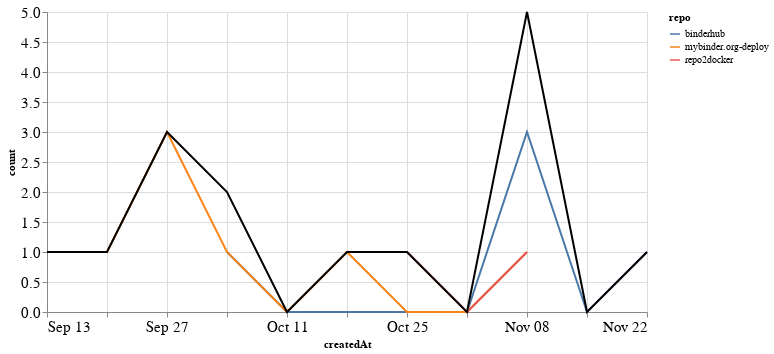

Notebook source saved alongside this figure:
### Markdown cell above
## PRs

### Code cell
prs_time = prs.groupby('repo').resample('W', on='createdAt').count()['author'].reset_index()
prs_time = prs_time.rename(columns={'author': 'count'})
prs_time_total = prs_time.groupby('createdAt').agg({"count": "sum"}).reset_index()

ch1 = alt.Chart(prs_time, width=600).mark_line().encode(
    x='createdAt',
    y='count',
    color='repo',
    tooltip="repo"
)

ch2 = alt.Chart(prs_time_total, width=600).mark_line(color="black").encode(
    x='createdAt',
    y='count',
)

ch1 + ch2

### Figure 1 — Vega-Lite specification as saved in the notebook (floating-point values rounded to 4 significant figures)
{"config": {"axisLeft": {"labelFontSize": 15}, "axisBottom": {"labelFontSize": 15}}, "layer": [{"data": {"name": "data-5ea7efff5897310d77c92ed0212b64d6"}, "mark": "line", "encoding": {"color": {"type": "nominal", "field": "repo"}, "tooltip": {"type": "nominal", "field": "repo"}, "x": {"type": "temporal", "field": "createdAt"}, "y": {"type": "quantitative", "field": "count"}}, "width": 600}, {"data": {"name": "data-71d91bbff8f1617eb2495d18dd8b2d1c"}, "mark": {"type": "line", "color": "black"}, "encoding": {"x": {"type": "temporal", "field": "createdAt"}, "y": {"type": "quantitative", "field": "count"}}, "width": 600}], "$schema": "https://vega.github.io/schema/vega-lite/v4.8.1.json", "datasets": {"data-5ea7efff5897310d77c92ed0212b64d6": [{"repo": "binderhub", "createdAt": "2020-10-04T00:00:00", "count": 1}, {"repo": "binderhub", "createdAt": "2020-10-11T00:00:00", "count": 0}, {"repo": "binderhub", "createdAt": "2020-10-18T00:00:00", "count": 0}, {"repo": "binderhub", "createdAt": "2020-10-25T00:00:00", "count": 0}, {"repo": "binderhub", "createdAt": "2020-11-01T00:00:00", "count": 0}, {"repo": "binderhub", "createdAt": "2020-11-08T00:00:00", "count": 3}, {"repo": "binderhub", "createdAt": "2020-11-15T00:00:00", "count": 0}, {"repo": "binderhub", "createdAt": "2020-11-22T00:00:00", "count": 1}, {"repo": "mybinder.org-deploy", "createdAt": "2020-09-13T00:00:00", "count": 1}, {"repo": "mybinder.org-deploy", "createdAt": "2020-09-20T00:00:00", "count": 1}, {"repo": "mybinder.org-deploy", "createdAt": "2020-09-27T00:00:00", "count": 3}, {"repo": "mybinder.org-deploy", "createdAt": "2020-10-04T00:00:00", "count": 1}, {"repo": "mybinder.org-deploy", "createdAt": "2020-10-11T00:00:00", "count": 0}, {"repo": "mybinder.org-deploy", "createdAt": "2020-10-18T00:00:00", "count": 1}, {"repo": "mybinder.org-deploy", "createdAt": "2020-10-25T00:00:00", "count": 0}, {"repo": "mybinder.org-deploy", "createdAt": "2020-11-01T00:00:00", "count": 0}, {"repo": "mybinder.org-deploy", "createdAt": "2020-11-08T00:00:00", "count": 1}, {"repo": "repo2docker", "createdAt": "2020-10-25T00:00:00", "count": 1}, {"repo": "repo2docker", "createdAt": "2020-11-01T00:00:00", "count": 0}, {"repo": "repo2docker", "createdAt": "2020-11-08T00:00:00", "count": 1}], "data-71d91bbff8f1617eb2495d18dd8b2d1c": [{"createdAt": "2020-09-13T00:00:00", "count": 1}, {"createdAt": "2020-09-20T00:00:00", "count": 1}, {"createdAt": "2020-09-27T00:00:00", "count": 3}, {"createdAt": "2020-10-04T00:00:00", "count": 2}, {"createdAt": "2020-10-11T00:00:00", "count": 0}, {"createdAt": "2020-10-18T00:00:00", "count": 1}, {"createdAt": "2020-10-25T00:00:00", "count": 1}, {"createdAt": "2020-11-01T00:00:00", "count": 0}, {"createdAt": "2020-11-08T00:00:00", "count": 5}, {"createdAt": "2020-11-15T00:00:00", "count": 0}, {"createdAt": "2020-11-22T00:00:00", "count": 1}]}}
